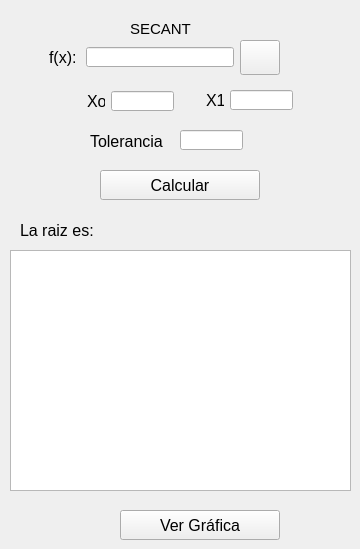
            <widget class="QWidget" name="page_secante">
             <widget class="QLabel" name="label_7">
              <property name="geometry">
               <rect>
                <x>49</x>
                <y>40</y>
                <width>31</width>
                <height>35</height>
               </rect>
              </property>
              <property name="font">
               <font>
                <pointsize>12</pointsize>
               </font>
              </property>
              <property name="text">
               <string>f(x):</string>
              </property>
             </widget>
             <widget class="QLineEdit" name="fx_lineEdit_2">
              <property name="geometry">
               <rect>
                <x>86</x>
                <y>47</y>
                <width>148</width>
                <height>20</height>
               </rect>
              </property>
             </widget>
             <widget class="QPushButton" name="funcionButton_2">
              <property name="geometry">
               <rect>
                <x>240</x>
                <y>40</y>
                <width>40</width>
                <height>35</height>
               </rect>
              </property>
              <property name="minimumSize">
               <size>
                <width>30</width>
                <height>30</height>
               </size>
              </property>
              <property name="maximumSize">
               <size>
                <width>66</width>
                <height>35</height>
               </size>
              </property>
              <property name="text">
               <string/>
              </property>
              <property name="icon">
               <iconset>
                <normaloff>../../../../../Downloads/calculadora.png</normaloff>../../../../../Downloads/calculadora.png</iconset>
              </property>
              <property name="iconSize">
               <size>
                <width>28</width>
                <height>28</height>
               </size>
              </property>
             </widget>
             <widget class="QLabel" name="label_10">
              <property name="geometry">
               <rect>
                <x>130</x>
                <y>20</y>
                <width>61</width>
                <height>16</height>
               </rect>
              </property>
              <property name="text">
               <string>&lt;html&gt;&lt;head/&gt;&lt;body&gt;&lt;p&gt;&lt;span style=&quot; font-size:11pt;&quot;&gt;SECANTE&lt;/span&gt;&lt;/p&gt;&lt;/body&gt;&lt;/html&gt;</string>
              </property>
             </widget>
             <widget class="QLabel" name="label_11">
              <property name="geometry">
               <rect>
                <x>90</x>
                <y>120</y>
                <width>73</width>
                <height>43</height>
               </rect>
              </property>
              <property name="font">
               <font>
                <pointsize>12</pointsize>
               </font>
              </property>
              <property name="text">
               <string>Tolerancia</string>
              </property>
             </widget>
             <widget class="QLabel" name="label_12">
              <property name="geometry">
               <rect>
                <x>87</x>
                <y>80</y>
                <width>18</width>
                <height>43</height>
               </rect>
              </property>
              <property name="font">
               <font>
                <pointsize>12</pointsize>
               </font>
              </property>
              <property name="text">
               <string>Xo</string>
              </property>
             </widget>
             <widget class="QLineEdit" name="xo_lineEdit_2">
              <property name="geometry">
               <rect>
                <x>111</x>
                <y>91</y>
                <width>63</width>
                <height>20</height>
               </rect>
              </property>
             </widget>
             <widget class="QLineEdit" name="tol_lineEdit_2">
              <property name="geometry">
               <rect>
                <x>180</x>
                <y>130</y>
                <width>63</width>
                <height>20</height>
               </rect>
              </property>
             </widget>
             <widget class="QLabel" name="label_13">
              <property name="geometry">
               <rect>
                <x>206</x>
                <y>79</y>
                <width>18</width>
                <height>43</height>
               </rect>
              </property>
              <property name="font">
               <font>
                <pointsize>12</pointsize>
               </font>
              </property>
              <property name="text">
               <string>X1</string>
              </property>
             </widget>
             <widget class="QLineEdit" name="xo_lineEdit_3">
              <property name="geometry">
               <rect>
                <x>230</x>
                <y>90</y>
                <width>63</width>
                <height>20</height>
               </rect>
              </property>
             </widget>
             <widget class="QLabel" name="result_Label_2">
              <property name="geometry">
               <rect>
                <x>20</x>
                <y>210</y>
                <width>235</width>
                <height>40</height>
               </rect>
              </property>
              <property name="minimumSize">
               <size>
                <width>0</width>
                <height>0</height>
               </size>
              </property>
              <property name="maximumSize">
               <size>
                <width>300</width>
                <height>40</height>
               </size>
              </property>
              <property name="font">
               <font>
                <pointsize>12</pointsize>
               </font>
              </property>
              <property name="text">
               <string>La raiz es:</string>
              </property>
             </widget>
             <widget class="QPushButton" name="calcularButton_2">
              <property name="geometry">
               <rect>
                <x>100</x>
                <y>170</y>
                <width>160</width>
                <height>30</height>
               </rect>
              </property>
              <property name="maximumSize">
               <size>
                <width>160</width>
                <height>30</height>
               </size>
              </property>
              <property name="font">
               <font>
                <pointsize>12</pointsize>
               </font>
              </property>
              <property name="text">
               <string>Calcular</string>
              </property>
             </widget>
             <widget class="QPushButton" name="graf_button_2">
              <property name="geometry">
               <rect>
                <x>120</x>
                <y>510</y>
                <width>160</width>
                <height>30</height>
               </rect>
              </property>
              <property name="maximumSize">
               <size>
                <width>160</width>
                <height>30</height>
               </size>
              </property>
              <property name="font">
               <font>
                <pointsize>12</pointsize>
               </font>
              </property>
              <property name="text">
               <string>Ver Gráfica</string>
              </property>
             </widget>
             <widget class="QTableWidget" name="tableWidget">
              <property name="geometry">
               <rect>
                <x>10</x>
                <y>250</y>
                <width>341</width>
                <height>241</height>
               </rect>
              </property>
             </widget>
            </widget>
